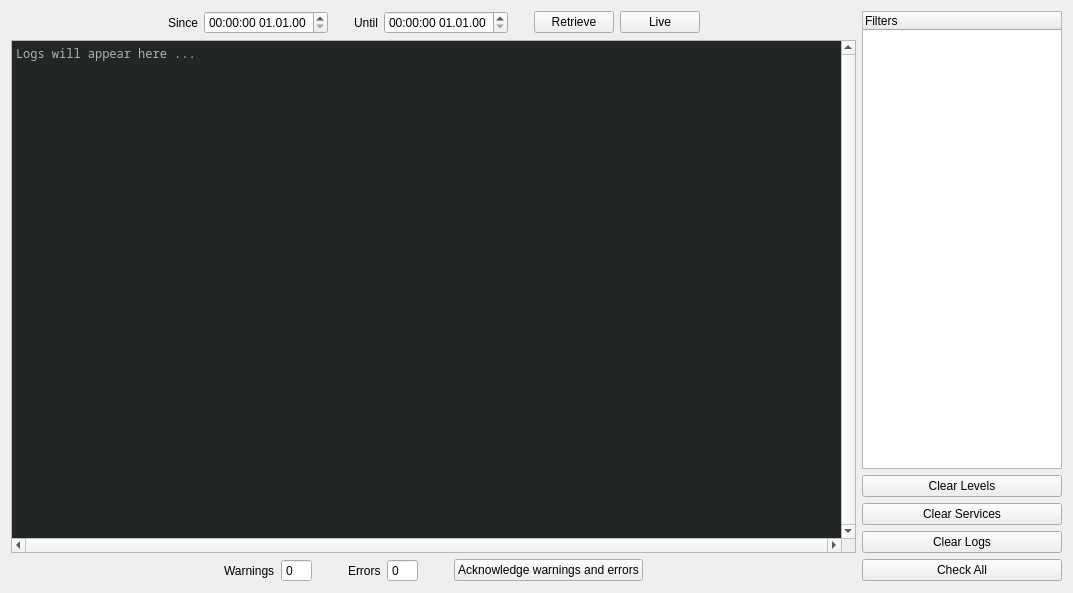
<?xml version="1.0" encoding="UTF-8"?>
<ui version="4.0">
 <class>LogsWidget</class>
 <widget class="QWidget" name="LogsWidget">
  <property name="geometry">
   <rect>
    <x>0</x>
    <y>0</y>
    <width>1073</width>
    <height>593</height>
   </rect>
  </property>
  <property name="windowTitle">
   <string>Logs - KalAO</string>
  </property>
  <layout class="QGridLayout" name="gridLayout" rowstretch="0,1,0,0,0,0" columnstretch="1,0">
   <item row="3" column="1">
    <widget class="QPushButton" name="clear_services_button">
     <property name="text">
      <string>Clear Services</string>
     </property>
    </widget>
   </item>
   <item row="2" column="1">
    <widget class="QPushButton" name="clear_levels_button">
     <property name="text">
      <string>Clear Levels</string>
     </property>
    </widget>
   </item>
   <item row="5" column="1">
    <widget class="QPushButton" name="check_all_button">
     <property name="text">
      <string>Check All</string>
     </property>
    </widget>
   </item>
   <item row="4" column="1">
    <widget class="QPushButton" name="clear_logs_button">
     <property name="text">
      <string>Clear Logs</string>
     </property>
    </widget>
   </item>
   <item row="5" column="0">
    <layout class="QHBoxLayout" name="total_layout">
     <item>
      <spacer name="horizontalSpacer">
       <property name="orientation">
        <enum>Qt::Horizontal</enum>
       </property>
       <property name="sizeHint" stdset="0">
        <size>
         <width>40</width>
         <height>20</height>
        </size>
       </property>
      </spacer>
     </item>
     <item>
      <widget class="QLabel" name="warnings_label">
       <property name="text">
        <string>Warnings</string>
       </property>
      </widget>
     </item>
     <item>
      <widget class="QSpinBox" name="warnings_spinbox">
       <property name="readOnly">
        <bool>true</bool>
       </property>
       <property name="buttonSymbols">
        <enum>QAbstractSpinBox::NoButtons</enum>
       </property>
       <property name="maximum">
        <number>999</number>
       </property>
      </widget>
     </item>
     <item>
      <spacer name="horizontalSpacer_2">
       <property name="orientation">
        <enum>Qt::Horizontal</enum>
       </property>
       <property name="sizeType">
        <enum>QSizePolicy::Maximum</enum>
       </property>
       <property name="sizeHint" stdset="0">
        <size>
         <width>30</width>
         <height>20</height>
        </size>
       </property>
      </spacer>
     </item>
     <item>
      <widget class="QLabel" name="errors_label">
       <property name="text">
        <string>Errors</string>
       </property>
      </widget>
     </item>
     <item>
      <widget class="QSpinBox" name="errors_spinbox">
       <property name="readOnly">
        <bool>true</bool>
       </property>
       <property name="buttonSymbols">
        <enum>QAbstractSpinBox::NoButtons</enum>
       </property>
       <property name="maximum">
        <number>999</number>
       </property>
      </widget>
     </item>
     <item>
      <spacer name="horizontalSpacer_3">
       <property name="orientation">
        <enum>Qt::Horizontal</enum>
       </property>
       <property name="sizeType">
        <enum>QSizePolicy::Maximum</enum>
       </property>
       <property name="sizeHint" stdset="0">
        <size>
         <width>30</width>
         <height>20</height>
        </size>
       </property>
      </spacer>
     </item>
     <item>
      <widget class="QPushButton" name="acknowledge_button">
       <property name="text">
        <string>Acknowledge warnings and errors</string>
       </property>
      </widget>
     </item>
     <item>
      <spacer name="horizontalSpacer_4">
       <property name="orientation">
        <enum>Qt::Horizontal</enum>
       </property>
       <property name="sizeHint" stdset="0">
        <size>
         <width>40</width>
         <height>20</height>
        </size>
       </property>
      </spacer>
     </item>
    </layout>
   </item>
   <item row="1" column="0" rowspan="4">
    <widget class="QPlainTextEdit" name="logs_textedit">
     <property name="palette">
      <palette>
       <active>
        <colorrole role="Text">
         <brush brushstyle="SolidPattern">
          <color alpha="255">
           <red>252</red>
           <green>252</green>
           <blue>252</blue>
          </color>
         </brush>
        </colorrole>
        <colorrole role="Base">
         <brush brushstyle="SolidPattern">
          <color alpha="255">
           <red>35</red>
           <green>38</green>
           <blue>39</blue>
          </color>
         </brush>
        </colorrole>
        <colorrole role="PlaceholderText">
         <brush brushstyle="SolidPattern">
          <color alpha="255">
           <red>176</red>
           <green>176</green>
           <blue>176</blue>
          </color>
         </brush>
        </colorrole>
       </active>
       <inactive>
        <colorrole role="Text">
         <brush brushstyle="SolidPattern">
          <color alpha="255">
           <red>252</red>
           <green>252</green>
           <blue>252</blue>
          </color>
         </brush>
        </colorrole>
        <colorrole role="Base">
         <brush brushstyle="SolidPattern">
          <color alpha="255">
           <red>35</red>
           <green>38</green>
           <blue>39</blue>
          </color>
         </brush>
        </colorrole>
        <colorrole role="PlaceholderText">
         <brush brushstyle="SolidPattern">
          <color alpha="255">
           <red>176</red>
           <green>176</green>
           <blue>176</blue>
          </color>
         </brush>
        </colorrole>
       </inactive>
       <disabled>
        <colorrole role="Text">
         <brush brushstyle="SolidPattern">
          <color alpha="255">
           <red>252</red>
           <green>252</green>
           <blue>252</blue>
          </color>
         </brush>
        </colorrole>
        <colorrole role="Base">
         <brush brushstyle="SolidPattern">
          <color alpha="255">
           <red>35</red>
           <green>38</green>
           <blue>39</blue>
          </color>
         </brush>
        </colorrole>
        <colorrole role="PlaceholderText">
         <brush brushstyle="SolidPattern">
          <color alpha="255">
           <red>176</red>
           <green>176</green>
           <blue>176</blue>
          </color>
         </brush>
        </colorrole>
       </disabled>
      </palette>
     </property>
     <property name="font">
      <font>
       <family>Noto Sans Mono</family>
      </font>
     </property>
     <property name="verticalScrollBarPolicy">
      <enum>Qt::ScrollBarAlwaysOn</enum>
     </property>
     <property name="horizontalScrollBarPolicy">
      <enum>Qt::ScrollBarAlwaysOn</enum>
     </property>
     <property name="lineWrapMode">
      <enum>QPlainTextEdit::NoWrap</enum>
     </property>
     <property name="cursorWidth">
      <number>0</number>
     </property>
     <property name="placeholderText">
      <string>Logs will appear here ...</string>
     </property>
    </widget>
   </item>
   <item row="0" column="0">
    <layout class="QHBoxLayout" name="time_layout">
     <item>
      <spacer name="horizontalSpacer_5">
       <property name="orientation">
        <enum>Qt::Horizontal</enum>
       </property>
       <property name="sizeHint" stdset="0">
        <size>
         <width>40</width>
         <height>20</height>
        </size>
       </property>
      </spacer>
     </item>
     <item>
      <widget class="QLabel" name="since_label">
       <property name="text">
        <string>Since</string>
       </property>
      </widget>
     </item>
     <item>
      <widget class="KDateTimeEdit" name="since_datetimeedit">
       <property name="currentSection">
        <enum>QDateTimeEdit::HourSection</enum>
       </property>
       <property name="displayFormat">
        <string>HH:mm:ss dd.MM.yy</string>
       </property>
      </widget>
     </item>
     <item>
      <spacer name="horizontalSpacer_6">
       <property name="orientation">
        <enum>Qt::Horizontal</enum>
       </property>
       <property name="sizeType">
        <enum>QSizePolicy::Maximum</enum>
       </property>
       <property name="sizeHint" stdset="0">
        <size>
         <width>20</width>
         <height>20</height>
        </size>
       </property>
      </spacer>
     </item>
     <item>
      <widget class="QLabel" name="until_label">
       <property name="text">
        <string>Until</string>
       </property>
      </widget>
     </item>
     <item>
      <widget class="KDateTimeEdit" name="until_datetimeedit">
       <property name="currentSection">
        <enum>QDateTimeEdit::HourSection</enum>
       </property>
       <property name="displayFormat">
        <string>HH:mm:ss dd.MM.yy</string>
       </property>
      </widget>
     </item>
     <item>
      <spacer name="horizontalSpacer_8">
       <property name="orientation">
        <enum>Qt::Horizontal</enum>
       </property>
       <property name="sizeType">
        <enum>QSizePolicy::Maximum</enum>
       </property>
       <property name="sizeHint" stdset="0">
        <size>
         <width>20</width>
         <height>20</height>
        </size>
       </property>
      </spacer>
     </item>
     <item>
      <widget class="QPushButton" name="retieve_button">
       <property name="text">
        <string>Retrieve</string>
       </property>
      </widget>
     </item>
     <item>
      <widget class="QPushButton" name="live_button">
       <property name="text">
        <string>Live</string>
       </property>
      </widget>
     </item>
     <item>
      <spacer name="horizontalSpacer_7">
       <property name="orientation">
        <enum>Qt::Horizontal</enum>
       </property>
       <property name="sizeHint" stdset="0">
        <size>
         <width>40</width>
         <height>20</height>
        </size>
       </property>
      </spacer>
     </item>
    </layout>
   </item>
   <item row="0" column="1" rowspan="2">
    <widget class="QTreeWidget" name="filters_tree">
     <property name="maximumSize">
      <size>
       <width>200</width>
       <height>16777215</height>
      </size>
     </property>
     <property name="showDropIndicator" stdset="0">
      <bool>false</bool>
     </property>
     <property name="rootIsDecorated">
      <bool>false</bool>
     </property>
     <column>
      <property name="text">
       <string>Filters</string>
      </property>
     </column>
    </widget>
   </item>
  </layout>
 </widget>
 <customwidgets>
  <customwidget>
   <class>KDateTimeEdit</class>
   <extends>QDateTimeEdit</extends>
   <header>kalao</header>
  </customwidget>
 </customwidgets>
 <resources/>
 <connections/>
</ui>
